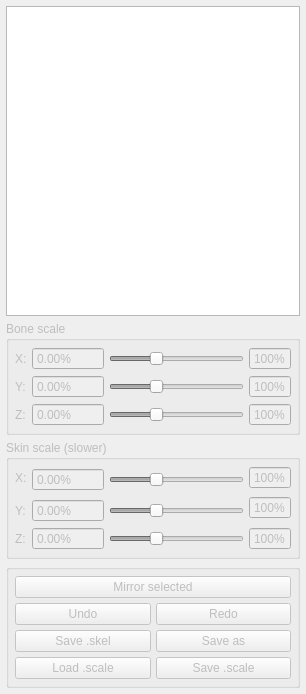
<?xml version="1.0" encoding="UTF-8"?>
<ui version="4.0">
 <class>CSkeletonScaleDialog</class>
 <widget class="QDockWidget" name="CSkeletonScaleDialog">
  <property name="geometry">
   <rect>
    <x>0</x>
    <y>0</y>
    <width>306</width>
    <height>694</height>
   </rect>
  </property>
  <property name="windowTitle">
   <string>Skeleton scale edition</string>
  </property>
  <widget class="QWidget" name="dockWidgetContents">
   <layout class="QGridLayout" name="gridLayout_5">
    <property name="margin">
     <number>6</number>
    </property>
    <property name="spacing">
     <number>5</number>
    </property>
    <item row="0" column="0">
     <widget class="QTreeView" name="treeView">
      <attribute name="headerVisible">
       <bool>true</bool>
      </attribute>
     </widget>
    </item>
    <item row="1" column="0">
     <widget class="QGroupBox" name="boneGroupBox">
      <property name="enabled">
       <bool>false</bool>
      </property>
      <property name="title">
       <string>Bone scale</string>
      </property>
      <layout class="QGridLayout" name="gridLayout">
       <property name="margin">
        <number>6</number>
       </property>
       <property name="spacing">
        <number>5</number>
       </property>
       <item row="0" column="0">
        <widget class="QLabel" name="label">
         <property name="text">
          <string>X:</string>
         </property>
        </widget>
       </item>
       <item row="0" column="1">
        <widget class="QDoubleSpinBox" name="xBoneDoubleSpinBox">
         <property name="readOnly">
          <bool>true</bool>
         </property>
         <property name="buttonSymbols">
          <enum>QAbstractSpinBox::NoButtons</enum>
         </property>
         <property name="suffix">
          <string>%</string>
         </property>
         <property name="maximum">
          <double>10000.000000000000000</double>
         </property>
        </widget>
       </item>
       <item row="0" column="2">
        <widget class="QSlider" name="xBoneHorizontalSlider">
         <property name="minimum">
          <number>50</number>
         </property>
         <property name="maximum">
          <number>200</number>
         </property>
         <property name="value">
          <number>100</number>
         </property>
         <property name="orientation">
          <enum>Qt::Horizontal</enum>
         </property>
         <property name="invertedAppearance">
          <bool>false</bool>
         </property>
        </widget>
       </item>
       <item row="0" column="3">
        <widget class="QSpinBox" name="spinBox_4">
         <property name="maximumSize">
          <size>
           <width>16777215</width>
           <height>16777215</height>
          </size>
         </property>
         <property name="readOnly">
          <bool>true</bool>
         </property>
         <property name="buttonSymbols">
          <enum>QAbstractSpinBox::NoButtons</enum>
         </property>
         <property name="suffix">
          <string>%</string>
         </property>
         <property name="minimum">
          <number>50</number>
         </property>
         <property name="maximum">
          <number>200</number>
         </property>
         <property name="value">
          <number>100</number>
         </property>
        </widget>
       </item>
       <item row="1" column="0">
        <widget class="QLabel" name="label_2">
         <property name="text">
          <string>Y:</string>
         </property>
        </widget>
       </item>
       <item row="1" column="1">
        <widget class="QDoubleSpinBox" name="yBoneDoubleSpinBox">
         <property name="readOnly">
          <bool>true</bool>
         </property>
         <property name="buttonSymbols">
          <enum>QAbstractSpinBox::NoButtons</enum>
         </property>
         <property name="suffix">
          <string>%</string>
         </property>
         <property name="maximum">
          <double>10000.000000000000000</double>
         </property>
        </widget>
       </item>
       <item row="1" column="2">
        <widget class="QSlider" name="yBoneHorizontalSlider">
         <property name="minimum">
          <number>50</number>
         </property>
         <property name="maximum">
          <number>200</number>
         </property>
         <property name="value">
          <number>100</number>
         </property>
         <property name="orientation">
          <enum>Qt::Horizontal</enum>
         </property>
        </widget>
       </item>
       <item row="1" column="3">
        <widget class="QSpinBox" name="spinBox_5">
         <property name="maximumSize">
          <size>
           <width>16777215</width>
           <height>16777215</height>
          </size>
         </property>
         <property name="readOnly">
          <bool>true</bool>
         </property>
         <property name="buttonSymbols">
          <enum>QAbstractSpinBox::NoButtons</enum>
         </property>
         <property name="suffix">
          <string>%</string>
         </property>
         <property name="minimum">
          <number>50</number>
         </property>
         <property name="maximum">
          <number>200</number>
         </property>
         <property name="value">
          <number>100</number>
         </property>
        </widget>
       </item>
       <item row="2" column="0">
        <widget class="QLabel" name="label_3">
         <property name="text">
          <string>Z:</string>
         </property>
        </widget>
       </item>
       <item row="2" column="1">
        <widget class="QDoubleSpinBox" name="zBoneDoubleSpinBox">
         <property name="wrapping">
          <bool>false</bool>
         </property>
         <property name="readOnly">
          <bool>true</bool>
         </property>
         <property name="buttonSymbols">
          <enum>QAbstractSpinBox::NoButtons</enum>
         </property>
         <property name="suffix">
          <string>%</string>
         </property>
         <property name="maximum">
          <double>10000.000000000000000</double>
         </property>
        </widget>
       </item>
       <item row="2" column="2">
        <widget class="QSlider" name="zBoneHorizontalSlider">
         <property name="minimum">
          <number>50</number>
         </property>
         <property name="maximum">
          <number>200</number>
         </property>
         <property name="value">
          <number>100</number>
         </property>
         <property name="orientation">
          <enum>Qt::Horizontal</enum>
         </property>
        </widget>
       </item>
       <item row="2" column="3">
        <widget class="QSpinBox" name="spinBox_6">
         <property name="maximumSize">
          <size>
           <width>16777215</width>
           <height>16777215</height>
          </size>
         </property>
         <property name="readOnly">
          <bool>true</bool>
         </property>
         <property name="buttonSymbols">
          <enum>QAbstractSpinBox::NoButtons</enum>
         </property>
         <property name="suffix">
          <string>%</string>
         </property>
         <property name="minimum">
          <number>50</number>
         </property>
         <property name="maximum">
          <number>200</number>
         </property>
         <property name="value">
          <number>100</number>
         </property>
        </widget>
       </item>
      </layout>
     </widget>
    </item>
    <item row="2" column="0">
     <widget class="QGroupBox" name="skinGroupBox">
      <property name="enabled">
       <bool>false</bool>
      </property>
      <property name="title">
       <string>Skin scale (slower)</string>
      </property>
      <layout class="QGridLayout" name="gridLayout_2">
       <property name="margin">
        <number>6</number>
       </property>
       <property name="spacing">
        <number>5</number>
       </property>
       <item row="0" column="0">
        <widget class="QLabel" name="label_4">
         <property name="text">
          <string>X:</string>
         </property>
        </widget>
       </item>
       <item row="0" column="1" rowspan="2">
        <widget class="QDoubleSpinBox" name="xSkinDoubleSpinBox">
         <property name="readOnly">
          <bool>true</bool>
         </property>
         <property name="buttonSymbols">
          <enum>QAbstractSpinBox::NoButtons</enum>
         </property>
         <property name="suffix">
          <string>%</string>
         </property>
         <property name="maximum">
          <double>10000.000000000000000</double>
         </property>
        </widget>
       </item>
       <item row="0" column="2" rowspan="2">
        <widget class="QSlider" name="xSkinHorizontalSlider">
         <property name="minimum">
          <number>50</number>
         </property>
         <property name="maximum">
          <number>200</number>
         </property>
         <property name="value">
          <number>100</number>
         </property>
         <property name="orientation">
          <enum>Qt::Horizontal</enum>
         </property>
         <property name="invertedAppearance">
          <bool>false</bool>
         </property>
        </widget>
       </item>
       <item row="0" column="3">
        <widget class="QSpinBox" name="spinBox">
         <property name="maximumSize">
          <size>
           <width>16777215</width>
           <height>16777215</height>
          </size>
         </property>
         <property name="readOnly">
          <bool>true</bool>
         </property>
         <property name="buttonSymbols">
          <enum>QAbstractSpinBox::NoButtons</enum>
         </property>
         <property name="suffix">
          <string>%</string>
         </property>
         <property name="minimum">
          <number>50</number>
         </property>
         <property name="maximum">
          <number>200</number>
         </property>
         <property name="value">
          <number>100</number>
         </property>
        </widget>
       </item>
       <item row="1" column="3" rowspan="2">
        <widget class="QSpinBox" name="spinBox_2">
         <property name="maximumSize">
          <size>
           <width>16777215</width>
           <height>16777215</height>
          </size>
         </property>
         <property name="readOnly">
          <bool>true</bool>
         </property>
         <property name="buttonSymbols">
          <enum>QAbstractSpinBox::NoButtons</enum>
         </property>
         <property name="suffix">
          <string>%</string>
         </property>
         <property name="minimum">
          <number>50</number>
         </property>
         <property name="maximum">
          <number>200</number>
         </property>
         <property name="value">
          <number>100</number>
         </property>
        </widget>
       </item>
       <item row="2" column="0">
        <widget class="QLabel" name="label_5">
         <property name="text">
          <string>Y:</string>
         </property>
        </widget>
       </item>
       <item row="2" column="1">
        <widget class="QDoubleSpinBox" name="ySkinDoubleSpinBox">
         <property name="readOnly">
          <bool>true</bool>
         </property>
         <property name="buttonSymbols">
          <enum>QAbstractSpinBox::NoButtons</enum>
         </property>
         <property name="suffix">
          <string>%</string>
         </property>
         <property name="maximum">
          <double>10000.000000000000000</double>
         </property>
        </widget>
       </item>
       <item row="2" column="2">
        <widget class="QSlider" name="ySkinHorizontalSlider">
         <property name="minimum">
          <number>50</number>
         </property>
         <property name="maximum">
          <number>200</number>
         </property>
         <property name="value">
          <number>100</number>
         </property>
         <property name="orientation">
          <enum>Qt::Horizontal</enum>
         </property>
        </widget>
       </item>
       <item row="3" column="0">
        <widget class="QLabel" name="label_6">
         <property name="text">
          <string>Z:</string>
         </property>
        </widget>
       </item>
       <item row="3" column="1">
        <widget class="QDoubleSpinBox" name="zSkinDoubleSpinBox">
         <property name="wrapping">
          <bool>false</bool>
         </property>
         <property name="readOnly">
          <bool>true</bool>
         </property>
         <property name="buttonSymbols">
          <enum>QAbstractSpinBox::NoButtons</enum>
         </property>
         <property name="suffix">
          <string>%</string>
         </property>
         <property name="maximum">
          <double>10000.000000000000000</double>
         </property>
        </widget>
       </item>
       <item row="3" column="2">
        <widget class="QSlider" name="zSkinHorizontalSlider">
         <property name="minimum">
          <number>50</number>
         </property>
         <property name="maximum">
          <number>200</number>
         </property>
         <property name="value">
          <number>100</number>
         </property>
         <property name="orientation">
          <enum>Qt::Horizontal</enum>
         </property>
        </widget>
       </item>
       <item row="3" column="3">
        <widget class="QSpinBox" name="spinBox_3">
         <property name="maximumSize">
          <size>
           <width>16777215</width>
           <height>16777215</height>
          </size>
         </property>
         <property name="readOnly">
          <bool>true</bool>
         </property>
         <property name="buttonSymbols">
          <enum>QAbstractSpinBox::NoButtons</enum>
         </property>
         <property name="suffix">
          <string>%</string>
         </property>
         <property name="minimum">
          <number>50</number>
         </property>
         <property name="maximum">
          <number>200</number>
         </property>
         <property name="value">
          <number>100</number>
         </property>
        </widget>
       </item>
      </layout>
     </widget>
    </item>
    <item row="3" column="0">
     <widget class="QGroupBox" name="buttonsGroupBox">
      <property name="enabled">
       <bool>false</bool>
      </property>
      <property name="title">
       <string/>
      </property>
      <layout class="QGridLayout" name="gridLayout_4">
       <property name="margin">
        <number>6</number>
       </property>
       <property name="spacing">
        <number>5</number>
       </property>
       <item row="0" column="0">
        <layout class="QGridLayout" name="gridLayout_3">
         <item row="0" column="0" colspan="2">
          <widget class="QPushButton" name="mirrorPushButton">
           <property name="text">
            <string>Mirror selected</string>
           </property>
          </widget>
         </item>
         <item row="1" column="0">
          <widget class="QPushButton" name="undoPushButton">
           <property name="text">
            <string>Undo</string>
           </property>
          </widget>
         </item>
         <item row="1" column="1">
          <widget class="QPushButton" name="redoPushButton">
           <property name="text">
            <string>Redo</string>
           </property>
          </widget>
         </item>
         <item row="2" column="0">
          <widget class="QPushButton" name="saveSkelPushButton">
           <property name="text">
            <string>Save .skel</string>
           </property>
          </widget>
         </item>
         <item row="2" column="1">
          <widget class="QPushButton" name="saveAsSkelPushButton">
           <property name="text">
            <string>Save as</string>
           </property>
          </widget>
         </item>
         <item row="3" column="0">
          <widget class="QPushButton" name="loadScalePushButton">
           <property name="text">
            <string>Load .scale</string>
           </property>
          </widget>
         </item>
         <item row="3" column="1">
          <widget class="QPushButton" name="saveScalePushButton">
           <property name="text">
            <string>Save .scale</string>
           </property>
          </widget>
         </item>
        </layout>
       </item>
      </layout>
     </widget>
    </item>
   </layout>
  </widget>
 </widget>
 <resources/>
 <connections>
  <connection>
   <sender>xBoneHorizontalSlider</sender>
   <signal>valueChanged(int)</signal>
   <receiver>spinBox_4</receiver>
   <slot>setValue(int)</slot>
   <hints>
    <hint type="sourcelabel">
     <x>188</x>
     <y>312</y>
    </hint>
    <hint type="destinationlabel">
     <x>231</x>
     <y>320</y>
    </hint>
   </hints>
  </connection>
  <connection>
   <sender>yBoneHorizontalSlider</sender>
   <signal>valueChanged(int)</signal>
   <receiver>spinBox_5</receiver>
   <slot>setValue(int)</slot>
   <hints>
    <hint type="sourcelabel">
     <x>207</x>
     <y>337</y>
    </hint>
    <hint type="destinationlabel">
     <x>240</x>
     <y>340</y>
    </hint>
   </hints>
  </connection>
  <connection>
   <sender>zBoneHorizontalSlider</sender>
   <signal>valueChanged(int)</signal>
   <receiver>spinBox_6</receiver>
   <slot>setValue(int)</slot>
   <hints>
    <hint type="sourcelabel">
     <x>207</x>
     <y>358</y>
    </hint>
    <hint type="destinationlabel">
     <x>240</x>
     <y>366</y>
    </hint>
   </hints>
  </connection>
  <connection>
   <sender>xSkinHorizontalSlider</sender>
   <signal>valueChanged(int)</signal>
   <receiver>spinBox</receiver>
   <slot>setValue(int)</slot>
   <hints>
    <hint type="sourcelabel">
     <x>207</x>
     <y>431</y>
    </hint>
    <hint type="destinationlabel">
     <x>272</x>
     <y>438</y>
    </hint>
   </hints>
  </connection>
  <connection>
   <sender>ySkinHorizontalSlider</sender>
   <signal>valueChanged(int)</signal>
   <receiver>spinBox_2</receiver>
   <slot>setValue(int)</slot>
   <hints>
    <hint type="sourcelabel">
     <x>207</x>
     <y>462</y>
    </hint>
    <hint type="destinationlabel">
     <x>267</x>
     <y>467</y>
    </hint>
   </hints>
  </connection>
  <connection>
   <sender>zSkinHorizontalSlider</sender>
   <signal>valueChanged(int)</signal>
   <receiver>spinBox_3</receiver>
   <slot>setValue(int)</slot>
   <hints>
    <hint type="sourcelabel">
     <x>207</x>
     <y>491</y>
    </hint>
    <hint type="destinationlabel">
     <x>233</x>
     <y>493</y>
    </hint>
   </hints>
  </connection>
 </connections>
</ui>
